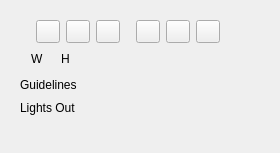
                                 <widget class="QWidget" name="TabCrop">
                                  <property name="geometry">
                                   <rect>
                                    <x>0</x>
                                    <y>0</y>
                                    <width>258</width>
                                    <height>153</height>
                                   </rect>
                                  </property>
                                  <attribute name="label">
                                   <string>Crop</string>
                                  </attribute>
                                  <layout class="QVBoxLayout" name="verticalLayout_26">
                                   <item>
                                    <widget class="QWidget" name="widget_12" native="true">
                                     <layout class="QVBoxLayout" name="verticalLayout_25">
                                      <item>
                                       <widget class="QWidget" name="widget_156" native="true">
                                        <layout class="QHBoxLayout" name="horizontalLayout_27">
                                         <property name="sizeConstraint">
                                          <enum>QLayout::SetFixedSize</enum>
                                         </property>
                                         <property name="leftMargin">
                                          <number>0</number>
                                         </property>
                                         <property name="topMargin">
                                          <number>0</number>
                                         </property>
                                         <property name="rightMargin">
                                          <number>0</number>
                                         </property>
                                         <property name="bottomMargin">
                                          <number>0</number>
                                         </property>
                                         <item>
                                          <widget class="QWidget" name="CropWidget" native="true"/>
                                         </item>
                                         <item>
                                          <spacer name="horizontalSpacer_58">
                                           <property name="orientation">
                                            <enum>Qt::Horizontal</enum>
                                           </property>
                                           <property name="sizeType">
                                            <enum>QSizePolicy::Fixed</enum>
                                           </property>
                                           <property name="sizeHint" stdset="0">
                                            <size>
                                             <width>10</width>
                                             <height>20</height>
                                            </size>
                                           </property>
                                          </spacer>
                                         </item>
                                         <item>
                                          <widget class="QToolButton" name="MakeCropButton">
                                           <property name="toolTip">
                                            <string>Make a crop</string>
                                           </property>
                                           <property name="icon">
                                            <iconset resource="../qrc/photivo.qrc">
                                             <normaloff>:/dark/icons/crop.png</normaloff>:/dark/icons/crop.png</iconset>
                                           </property>
                                           <property name="iconSize">
                                            <size>
                                             <width>16</width>
                                             <height>16</height>
                                            </size>
                                           </property>
                                           <property name="toolButtonStyle">
                                            <enum>Qt::ToolButtonIconOnly</enum>
                                           </property>
                                          </widget>
                                         </item>
                                         <item>
                                          <widget class="QToolButton" name="ConfirmCropButton">
                                           <property name="toolTip">
                                            <string>Confirm crop</string>
                                           </property>
                                           <property name="icon">
                                            <iconset resource="../qrc/photivo.qrc">
                                             <normaloff>:/dark/icons/dialog-ok.png</normaloff>:/dark/icons/dialog-ok.png</iconset>
                                           </property>
                                           <property name="iconSize">
                                            <size>
                                             <width>16</width>
                                             <height>16</height>
                                            </size>
                                           </property>
                                          </widget>
                                         </item>
                                         <item>
                                          <widget class="QToolButton" name="CancelCropButton">
                                           <property name="toolTip">
                                            <string>Cancel crop</string>
                                           </property>
                                           <property name="icon">
                                            <iconset resource="../qrc/photivo.qrc">
                                             <normaloff>:/dark/icons/dialog-cancel.png</normaloff>:/dark/icons/dialog-cancel.png</iconset>
                                           </property>
                                           <property name="iconSize">
                                            <size>
                                             <width>16</width>
                                             <height>16</height>
                                            </size>
                                           </property>
                                          </widget>
                                         </item>
                                         <item>
                                          <spacer name="horizontalSpacer_70">
                                           <property name="orientation">
                                            <enum>Qt::Horizontal</enum>
                                           </property>
                                           <property name="sizeType">
                                            <enum>QSizePolicy::Fixed</enum>
                                           </property>
                                           <property name="sizeHint" stdset="0">
                                            <size>
                                             <width>10</width>
                                             <height>20</height>
                                            </size>
                                           </property>
                                          </spacer>
                                         </item>
                                         <item>
                                          <widget class="QToolButton" name="CropOrientationButton">
                                           <property name="toolTip">
                                            <string>Switch crop between portrait/landscape</string>
                                           </property>
                                           <property name="icon">
                                            <iconset resource="../qrc/photivo.qrc">
                                             <normaloff>:/dark/icons/switch-orientation.png</normaloff>:/dark/icons/switch-orientation.png</iconset>
                                           </property>
                                          </widget>
                                         </item>
                                         <item>
                                          <widget class="QToolButton" name="CropCenterHorButton">
                                           <property name="toolTip">
                                            <string>Center horizontally</string>
                                           </property>
                                           <property name="icon">
                                            <iconset resource="../qrc/photivo.qrc">
                                             <normaloff>:/dark/icons/image-center-hor.png</normaloff>:/dark/icons/image-center-hor.png</iconset>
                                           </property>
                                          </widget>
                                         </item>
                                         <item>
                                          <widget class="QToolButton" name="CropCenterVertButton">
                                           <property name="toolTip">
                                            <string>Center vertically</string>
                                           </property>
                                           <property name="icon">
                                            <iconset resource="../qrc/photivo.qrc">
                                             <normaloff>:/dark/icons/image-center-vert.png</normaloff>:/dark/icons/image-center-vert.png</iconset>
                                           </property>
                                          </widget>
                                         </item>
                                         <item>
                                          <spacer name="horizontalSpacer_63">
                                           <property name="orientation">
                                            <enum>Qt::Horizontal</enum>
                                           </property>
                                           <property name="sizeHint" stdset="0">
                                            <size>
                                             <width>40</width>
                                             <height>20</height>
                                            </size>
                                           </property>
                                          </spacer>
                                         </item>
                                        </layout>
                                       </widget>
                                      </item>
                                      <item>
                                       <widget class="QWidget" name="widget_45" native="true">
                                        <layout class="QHBoxLayout" name="horizontalLayout_45">
                                         <property name="sizeConstraint">
                                          <enum>QLayout::SetFixedSize</enum>
                                         </property>
                                         <property name="leftMargin">
                                          <number>0</number>
                                         </property>
                                         <property name="topMargin">
                                          <number>0</number>
                                         </property>
                                         <property name="rightMargin">
                                          <number>0</number>
                                         </property>
                                         <property name="bottomMargin">
                                          <number>0</number>
                                         </property>
                                         <item>
                                          <widget class="QWidget" name="FixedAspectRatioWidget" native="true"/>
                                         </item>
                                         <item>
                                          <spacer name="horizontalSpacer_65">
                                           <property name="orientation">
                                            <enum>Qt::Horizontal</enum>
                                           </property>
                                           <property name="sizeType">
                                            <enum>QSizePolicy::Fixed</enum>
                                           </property>
                                           <property name="sizeHint" stdset="0">
                                            <size>
                                             <width>5</width>
                                             <height>20</height>
                                            </size>
                                           </property>
                                          </spacer>
                                         </item>
                                         <item>
                                          <widget class="QLabel" name="AspectRatioWLabel">
                                           <property name="text">
                                            <string>W</string>
                                           </property>
                                          </widget>
                                         </item>
                                         <item>
                                          <widget class="QWidget" name="AspectRatioWWidget" native="true"/>
                                         </item>
                                         <item>
                                          <spacer name="horizontalSpacer_141">
                                           <property name="orientation">
                                            <enum>Qt::Horizontal</enum>
                                           </property>
                                           <property name="sizeType">
                                            <enum>QSizePolicy::Fixed</enum>
                                           </property>
                                           <property name="sizeHint" stdset="0">
                                            <size>
                                             <width>5</width>
                                             <height>20</height>
                                            </size>
                                           </property>
                                          </spacer>
                                         </item>
                                         <item>
                                          <widget class="QLabel" name="AspectRatioHLabel">
                                           <property name="sizePolicy">
                                            <sizepolicy hsizetype="Fixed" vsizetype="Preferred">
                                             <horstretch>0</horstretch>
                                             <verstretch>0</verstretch>
                                            </sizepolicy>
                                           </property>
                                           <property name="text">
                                            <string>H </string>
                                           </property>
                                          </widget>
                                         </item>
                                         <item>
                                          <widget class="QWidget" name="AspectRatioHWidget" native="true"/>
                                         </item>
                                         <item>
                                          <spacer name="horizontalSpacer_64">
                                           <property name="orientation">
                                            <enum>Qt::Horizontal</enum>
                                           </property>
                                           <property name="sizeHint" stdset="0">
                                            <size>
                                             <width>20</width>
                                             <height>20</height>
                                            </size>
                                           </property>
                                          </spacer>
                                         </item>
                                        </layout>
                                       </widget>
                                      </item>
                                      <item>
                                       <layout class="QGridLayout" name="gridLayout_2" rowstretch="0,0" columnstretch="0,0,0">
                                        <property name="sizeConstraint">
                                         <enum>QLayout::SetFixedSize</enum>
                                        </property>
                                        <property name="leftMargin">
                                         <number>0</number>
                                        </property>
                                        <property name="topMargin">
                                         <number>0</number>
                                        </property>
                                        <property name="rightMargin">
                                         <number>0</number>
                                        </property>
                                        <property name="bottomMargin">
                                         <number>0</number>
                                        </property>
                                        <item row="0" column="0">
                                         <widget class="QLabel" name="CropGuidelinesLabel">
                                          <property name="text">
                                           <string>Guidelines</string>
                                          </property>
                                         </widget>
                                        </item>
                                        <item row="0" column="1">
                                         <widget class="QWidget" name="CropGuidelinesWidget" native="true"/>
                                        </item>
                                        <item row="1" column="0">
                                         <widget class="QLabel" name="label_2">
                                          <property name="text">
                                           <string>Lights Out</string>
                                          </property>
                                         </widget>
                                        </item>
                                        <item row="1" column="1">
                                         <widget class="QWidget" name="LightsOutWidget" native="true"/>
                                        </item>
                                        <item row="0" column="2">
                                         <spacer name="horizontalSpacer_5">
                                          <property name="orientation">
                                           <enum>Qt::Horizontal</enum>
                                          </property>
                                          <property name="sizeHint" stdset="0">
                                           <size>
                                            <width>10</width>
                                            <height>20</height>
                                           </size>
                                          </property>
                                         </spacer>
                                        </item>
                                       </layout>
                                      </item>
                                      <item>
                                       <widget class="QWidget" name="CropExposureWidget" native="true"/>
                                      </item>
                                     </layout>
                                    </widget>
                                   </item>
                                   <item>
                                    <spacer name="verticalSpacer_15">
                                     <property name="orientation">
                                      <enum>Qt::Vertical</enum>
                                     </property>
                                     <property name="sizeHint" stdset="0">
                                      <size>
                                       <width>20</width>
                                       <height>20</height>
                                      </size>
                                     </property>
                                    </spacer>
                                   </item>
                                  </layout>
                                 </widget>
